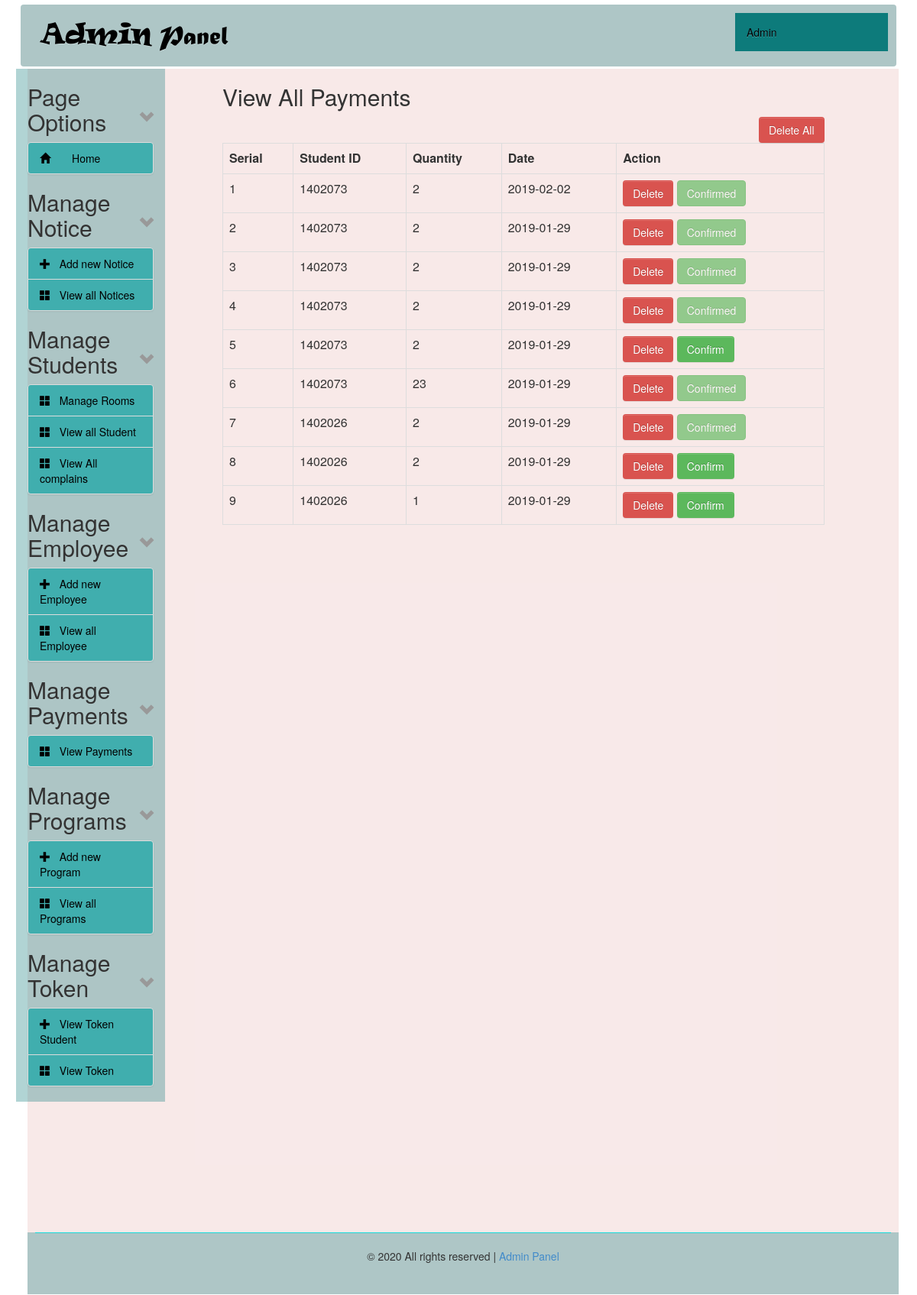
Page /admin/view_dining.php (signed in) on the committed database.
### tables this page shows
CREATE TABLE `tbl_token_buy` (
  `id` int(11) NOT NULL,
  `student_id` int(11) NOT NULL,
  `quantity` int(11) NOT NULL DEFAULT '1',
  `is_paid` tinyint(4) NOT NULL DEFAULT '0',
  `date` date NOT NULL
);

### admin/view_dining.php (the view, shortened to what this page needs)
<?php
include("../config.php");
?>
<?php include("header.php"); ?>
<div class="col-sm-9 col-md-9 col-lg-9">
  <div id="content">
    <h2>View  All Payments</h2>
    <a class="btn btn-danger pull-right" onclick='return confirmDeleteDoctor();' href="delete_token_all.php">Delete All</a>
    <table class="table table-bordered table-hover table-responsive">
      <tr>
        <th>Serial</th>
        <th>Student ID</th>
        <th>Quantity</th>
        <th>Date</th>
        <th>Action</th>
      </tr>
      <?php
      $i = 0;
      $statement = $db->prepare("SELECT * FROM tbl_token_buy ORDER BY id DESC");
      $statement->execute();
      $result = $statement->fetchAll(PDO::FETCH_ASSOC);
      foreach ($result as $row) {
        $i++;
        ?>
        <tr>
          <td><?= $i; ?></td>
          <td><?= $row['student_id']; ?></td>
          <td><?= $row['quantity']; ?></td>
          <td><?= $row['date']; ?></td>
          <td>
            <a class="btn btn-danger" onclick='return confirmDeleteDoctor();' href="delete_token.php?id=<?= $row['id']; ?>">Delete</a>
            <?php
                        if ($row['is_paid'] == 0) {
                            ?>
                            <a class="btn btn-success" href="approve_token.php?id=<?= $row['id']; ?>">Confirm</a>
                            <?php
                        } else {
                            ?>
                            <a class="btn btn-success disabled">
                                Confirmed
                            </a>
                            <?php
                        }
                        ?>
          </td>
        </tr>
      <?php } ?>
    </table>
  </div>
</div>
<?php include("footer.php"); ?>

### admin/style-admin.css (style rules this page uses)
#content { margin-left:60px; height: auto; }
th { text-align: center; }
td, th { padding: 5px; text-align: left; }
.btn { display: inline-block; padding: 6px 12px; margin-bottom: 0; font-size: 14px; font-weight: 400; line-height: 1.42857143; text-align: center; white-space: nowrap; vertical-align: middle; -ms-touch-action: manipulation; touch-action: manipulation; cursor: pointer; -webkit-user-select: none; -moz-user-select: none; -ms-user-select: none; user-select: none; background-image: none; border: 1px solid transparent; border-radius: 4px; }

### rows in the picture
tbl_token_buy: student "1402073", quantity "2", date "2019-02-02", is_paid "Confirmed"
tbl_token_buy: student "1402073", quantity "2", date "2019-01-29", is_paid "Confirmed"
tbl_token_buy: student "1402073", quantity "2", date "2019-01-29", is_paid "Confirmed"
tbl_token_buy: student "1402073", quantity "2", date "2019-01-29", is_paid "Confirmed"
tbl_token_buy: student "1402073", quantity "2", date "2019-01-29"
tbl_token_buy: student "1402073", quantity "23", date "2019-01-29", is_paid "Confirmed"
tbl_token_buy: student "1402026", quantity "2", date "2019-01-29", is_paid "Confirmed"
tbl_token_buy: student "1402026", quantity "2", date "2019-01-29"
tbl_token_buy: student "1402026", quantity "1", date "2019-01-29"
